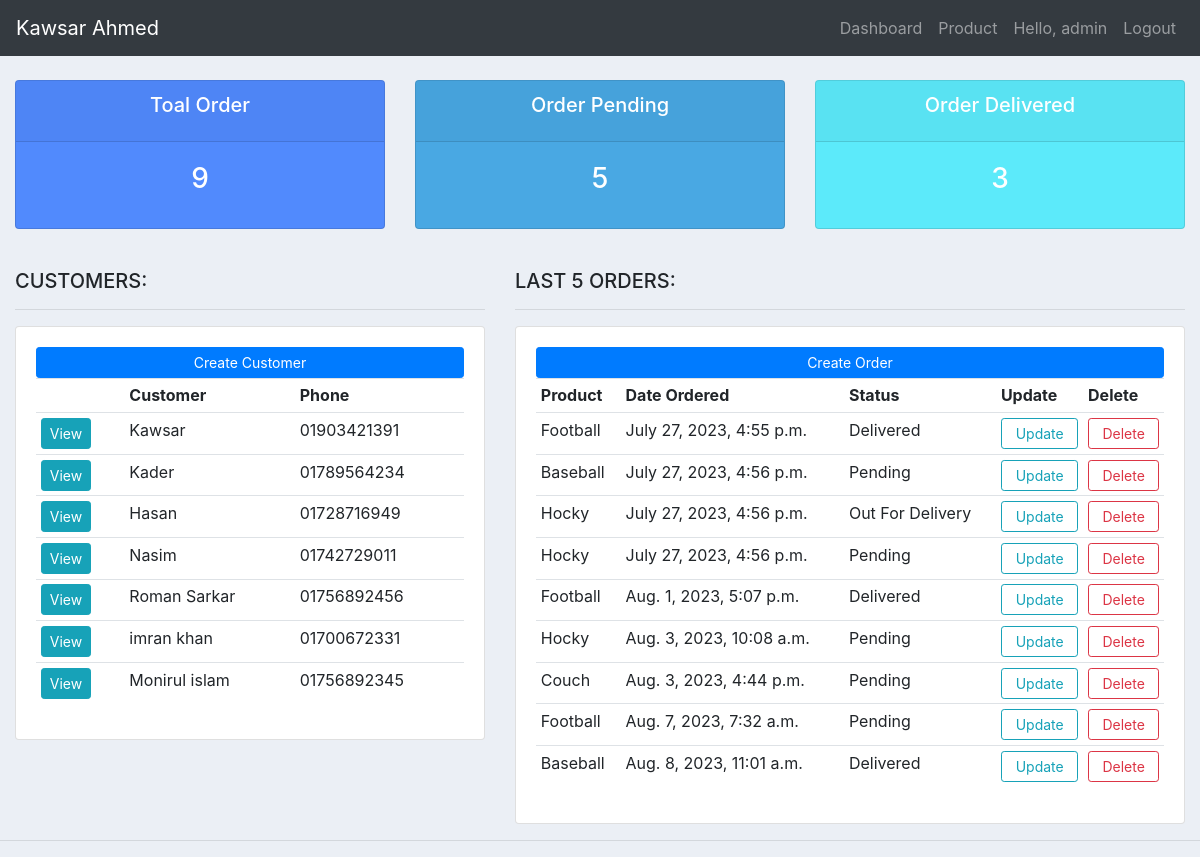
Screenshot of / (signed in) with the database file from the repository.
### myapp/models.py (models this page shows, shortened)
class Customer(models.Model):
    user         = models.OneToOneField(User, null=True, on_delete=models.CASCADE)
    name         = models.CharField(max_length=20, null=True)
    email        = models.EmailField(max_length=60, null=True)
    phone        = models.CharField(max_length=11, null=True)
    date_created = models.DateTimeField(auto_now_add=True, null=True)

class Order(models.Model):
    STATUS      = (
                ('Delivered','Delivered'),
                ('Pending','Pending'),
                ('Out For Delivery','Out For Delivery'),
            )
    customer     = models.ForeignKey(Customer, null=True, on_delete=models.SET_NULL)
    product      =  models.ForeignKey(Product, null=True, on_delete=models.SET_NULL)
    status       = models.CharField(max_length=500, null=True, choices=STATUS)
    note         = models.CharField(max_length=5000, null=True)
    date_created = models.DateTimeField(auto_now_add=True, null=True)

class Product(models.Model):
    CATEGORY = (
        ('Indoor', 'Indoor'),
        ('Outdoor', 'Outdoor'),
    )
    name         = models.CharField(max_length=20, null=True)
    price        = models.FloatField(max_length=4, null=True)
    category     = models.CharField(max_length=500, null=True, choices=CATEGORY)
    description  = models.CharField(max_length=300, null=True, blank=True)
    date_created = models.DateTimeField(auto_now_add=True, null=True)
    tags         = models.ManyToManyField(Tag)

### myapp/decorators.py (the view)
    def wrapper_func(request, *args, **kawrgs):
        group = None
        if request.user.groups.exists():
            group = request.user.groups.all()[0].name
        if group == "customer":
            return redirect('user')
        if group == "admin":
            return view_func(request, *args, **kawrgs)

### myapp/views.py (called while the page is built)
@login_required(login_url='login')
@admin_only
def dashboard(request):
    orders        = Order.objects.all()
    customers     = Customer.objects.all()
    total_orders  = orders.count()
    pending       = Order.objects.filter(status='Pending').count()
    delivered     = Order.objects.filter(status='Delivered').count()
    context       = {
        'orders': orders,
        'customers': customers,
        'total_orders':total_orders,
        'pending':pending,
        'delivered':delivered,
    }
    return render(request, 'accounts/dashboard.html',context)

### templates/accounts/dashboard.html (shortened to what this page needs)
{% extends 'base.html' %}
{% block body %}
{% include 'accounts/status.html' %}
<br>
<div class="row">
    <div class="col-md-5">
        <h5>CUSTOMERS:</h5>
        <hr>
        <div class="card card-body">
            <a href="" class="btn btn-primary btn-sm btn-block">Create Customer</a>
            <table class="table table-sm">
                <tr>
                    <th></th>
                    <th>Customer</th>
                    <th>Phone</th>
                </tr>
                {% for customer in customers %}
                 <tr>
                    <td><a href="{% url 'customer' customer.id %}" class="btn btn-sm btn-info">View</a></td>
                    <td>{{ customer.name }}</td>
                    <td>{{ customer.phone }}</td>
                 </tr>
                {% endfor %}
            </table>
        </div>
    </div>
    <div class="col-md-7">
        <h5>LAST 5 ORDERS:</h5>
        <hr>
        <div class="card card-body">
            <a href="{% url 'create_order' %}" class="btn btn-primary btn-sm btn-block">Create Order</a>
            <table class="table table-sm">
                <tr>
                    <th>Product</th>
                    <th>Date Ordered</th>
                    <th>Status</th>
                    <th>Update</th>
                    <th>Delete</th>
                </tr>
                {% for order in orders %}
                 <tr>
                    <td>{{ order.product.name }}</td>
                    <td>{{ order.date_created  }}</td>
                    <td>{{ order.status }}</td>
                    <td><a href="{% url 'update_order' order.id %}" class="btn btn-outline-info btn-sm btn-block">Update</a></td>
                    <td><a href="{% url 'delete_order' order.id %}" class="btn btn-outline-danger btn-sm btn-block">Delete</a></td>
                 </tr>
                {% endfor %}
            </table>
        </div>
    </div>
</div>
{% endblock %}

### templates/navbar.html (shortened to what this page needs)
<nav class="navbar navbar-expand-lg navbar-dark bg-dark">
    <a class="navbar-brand" href="{% url 'dashboard' %}">Kawsar Ahmed</a>
    <div class="collapse navbar-collapse" id="navbarSupportedContent">
      <ul class="navbar-nav ml-auto">
        {% if request.user.is_staff %}
        <li class="nav-item">
          <a class="nav-link" href="{% url 'dashboard' %}">Dashboard</a>
        </li>
        <li class="nav-item">
          <a class="nav-link" href="{% url 'product' %}">Product</a>
        </li>
        {% endif %}
        {% if request.user.is_authenticated %}
        <li class="nav-item">
          <span class="nav-link">Hello, {{ request.user }}</span>
        </li>
        <li class="nav-item">
          <a class="nav-link" href="{% url 'logout' %}">Logout</a>
        </li>
        {% endif %}
    </div>
  </nav>

### static/css/main.css (style rules this page uses)
body { background-color: #ebeff5; }

### rows the page displays
Customer: name "Kawsar", phone "01903421391"
Customer: name "Kader", phone "01789564234"
Customer: name "Hasan", phone "01728716949"
Customer: name "Nasim", phone "01742729011"
Customer: name "Roman Sarkar", phone "01756892456"
Customer: name "imran khan", phone "01700672331"
Customer: name "Monirul islam", phone "01756892345"
Order: product.name "Football", date_created "July 27, 2023, 4:55 p.m.", status "Delivered"
Order: product.name "Baseball", date_created "July 27, 2023, 4:56 p.m.", status "Pending"
Order: product.name "Hocky", date_created "July 27, 2023, 4:56 p.m.", status "Out For Delivery"
Order: product.name "Hocky", date_created "July 27, 2023, 4:56 p.m.", status "Pending"
Order: product.name "Football", date_created "Aug. 1, 2023, 5:07 p.m.", status "Delivered"
Order: product.name "Hocky", date_created "Aug. 3, 2023, 10:08 a.m.", status "Pending"
Order: product.name "Couch", date_created "Aug. 3, 2023, 4:44 p.m.", status "Pending"
Order: product.name "Football", date_created "Aug. 7, 2023, 7:32 a.m.", status "Pending"
Order: product.name "Baseball", date_created "Aug. 8, 2023, 11:01 a.m.", status "Delivered"

### other values shown
{{ request.user }} "admin"
{{ total_orders }} "9"
{{ pending }} "5"
{{ delivered }} "3"
